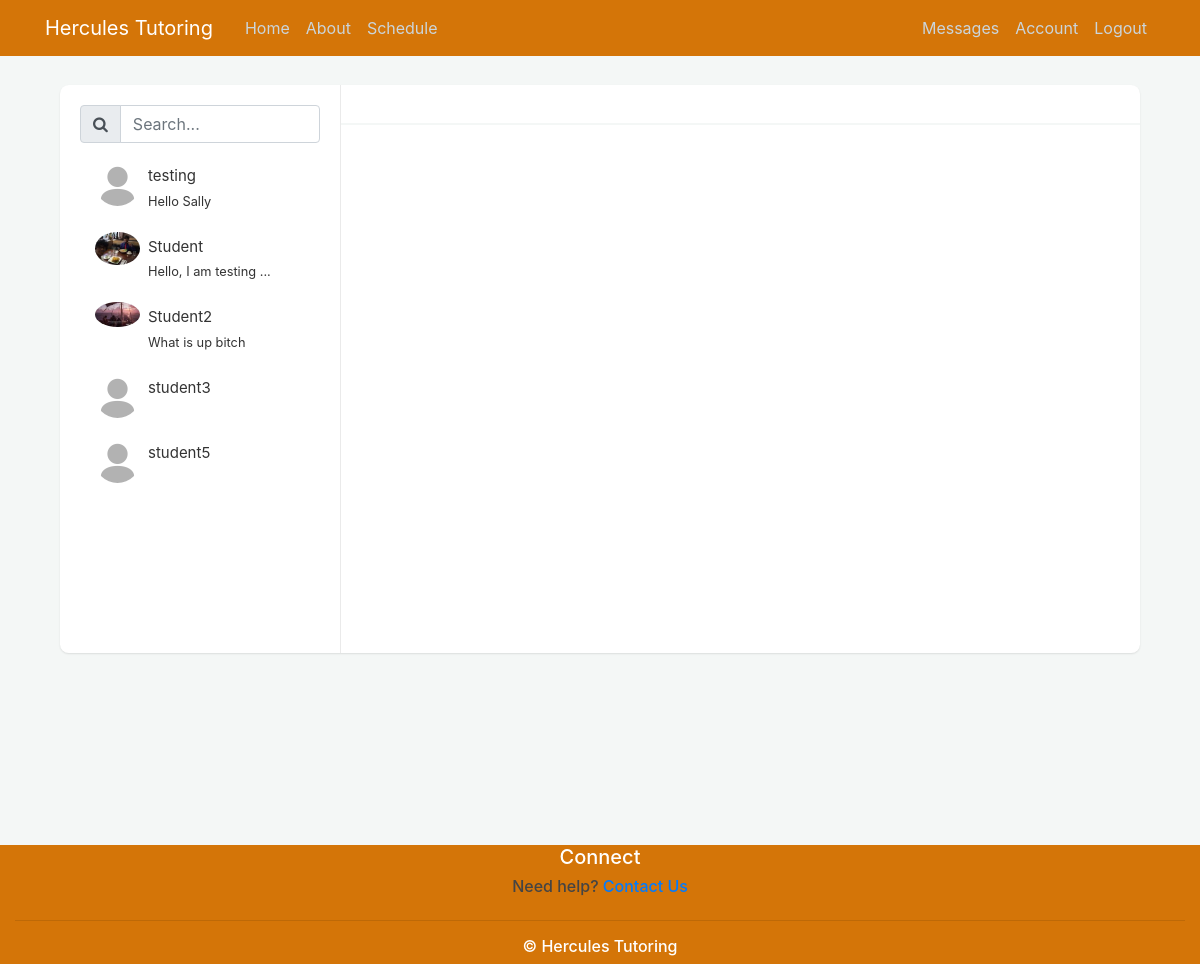
Page /message (signed in) on the committed database.
### GRETutoring/models.py (models this page shows, shortened)
class User(db.Model, UserMixin):
    id = db.Column(db.Integer, primary_key=True)
    username = db.Column(db.String(20), unique=True, nullable=False)
    email=db.Column(db.String(120), unique=True, nullable=False)
    role = db.Column(db.String(20), nullable=False, default = "Student") # Student, Tutor, Pending, and Admin
    image_file = db.Column(db.String(20), nullable=False, default='default.jpg') #nullable=False, since they have to have at least the default
    password = db.Column(db.String(60), nullable=False)
    about = db.Column(db.Text(), nullable=True, default = "Bio")
    credits = db.Column(db.Integer, default=0)
    skype_id = db.Column(db.String(120), nullable=True, default="")
    hangouts_id = db.Column(db.String(120), nullable=True, default="")
    paypal_info = db.Column(db.String(120), nullable=True, default="")
    time_zone = db.Column(db.String(120), nullable=True, default="UTC")
    student_classes = db.relationship('Event', backref='student', lazy=True, foreign_keys='Event.student_id')
    tutor_classes = db.relationship('Event', backref='tutor', lazy=True, foreign_keys='Event.tutor_id')
    tutor_free_slots = db.relationship('FreeSlot', backref='tutor', lazy=True)
    sent_messages = db.relationship('Message', backref='sender', lazy=True, foreign_keys='Message.sender_id')
    received_messages = db.relationship('Message', backref='recipient', lazy=True, foreign_keys='Message.recipient_id')
    reviews_about = db.relationship('Review', backref='tutor', lazy=True, foreign_keys='Review.tutor_id')
    reviews_written = db.relationship('Review', backref='student', lazy=True, foreign_keys='Review.student_id')

class Message(db.Model):
    id = db.Column(db.Integer, primary_key=True)
    message_text = db.Column(db.Text(), nullable=False)
    date_time = db.Column(db.DateTime, nullable=False)
    sender_id = db.Column(db.Integer, db.ForeignKey('user.id'), nullable=False)
    recipient_id = db.Column(db.Integer, db.ForeignKey('user.id'), nullable=False)

### GRETutoring/messaging/routes.py (the view)
@messaging.route('/message')
@login_required
def message():
    associated_classes = current_user.student_classes if current_user.role=="Student" else current_user.tutor_classes
    if current_user.role=="Student":
        associated_users = set([event.tutor_id for event in associated_classes])
    else:
        associated_users = set([event.student_id for event in associated_classes])
    associated_usernames = []
    associated_image_files = []
    user_dict = {}
    users_list = []
    for id in associated_users:
        associated_user = User.query.filter(User.id==id).first()
        user_dict["username"] = associated_user.username
        user_dict["image_file"] = url_for('static', filename="profile_pics/" + associated_user.image_file)
        user_dict["time_zone"] = associated_user.time_zone
        received_messages = Message.query.filter_by(sender_id=associated_user.id, recipient_id=current_user.id).all()
        received_messages += Message.query.filter_by(sender_id=current_user.id, recipient_id=associated_user.id).all()
        received_messages.sort(key=lambda x:x.date_time)
        user_dict["last_received_message"] = "" if not received_messages else received_messages[-1].message_text
        if len(user_dict["last_received_message"]) >= 20:
            user_dict["last_received_message"] = user_dict["last_received_message"][:20] + "..."
        users_list.append(user_dict)
        user_dict = {}
    return render_template("message.html", users = users_list, users_json=json.dumps(users_list))

### GRETutoring/models.py (called while the page is built)
@login_manager.user_loader
def load_user(id):
    return User.query.get(int(id))

### GRETutoring/templates/message.html (shortened to what this page needs)
{% extends 'layout.html' %}
{% block content %}
<body>
<link rel="stylesheet" type="text/css" href="{{ url_for('static', filename='message.css') }}">
<link href="https://maxcdn.bootstrapcdn.com/font-awesome/4.7.0/css/font-awesome.min.css" rel="stylesheet" />
<div class="container">
<div class="row clearfix">
    <div class="col-lg-12">
        <div class="card chat-app">
            <div id="plist" class="people-list">
                <div class="input-group">
                    <div class="input-group-prepend">
                        <span class="input-group-text"><i class="fa fa-search"></i></span>
                    </div>
                    <input type="text" class="form-control" placeholder="Search...">
                </div>
                <ul class="list-unstyled chat-list mt-2 mb-0">
                    {% for user in users %}
                        <li class="clearfix chat-recipients" id="{{ user.username }}" >
                            <img src="{{ user.image_file }}" alt="avatar">
                            <div class="about">
                                <div class="name mt-1">{{ user.username }}</div>
                                <small id="{{ user.username }}_last_received_message">{{ user.last_received_message }}</small>
                            </div>
                        </li>
                    {% endfor %}
                </ul>
            </div>
            <div class="chat">
                <div class="chat-header clearfix">
                    <div class="row">
                        <div class="col-lg-6">
                            <div class="chat-about">
                            </div>
                        </div>
                    </div>
                </div>
                <div class="chat-history" id="chat_history">
                    <ul class="m-b-0" id="messages">
                    </ul>
                </div>
            </div>
        </div>
    </div>
</div>
</div>
</body>
{% endblock content %}

### GRETutoring/static/main.css (style rules this page uses)
body { background: #fafafa; color: #333333; margin-top: 5rem; }

### GRETutoring/static/message.css (style rules this page uses)
body { background-color: #f4f7f6; margin-top:20px; }
.card { background: #fff; transition: .5s; border: 0; margin-bottom: 30px; border-radius: .55rem; position: relative; width: 100%; box-shadow: 0 1px 2px 0 rgb(0 0 0 / 10%); }
.chat-app .people-list { width: 280px; position: absolute; left: 0; top: 0; padding: 20px; z-index: 7 }
.chat-app .chat { margin-left: 280px; border-left: 1px solid #eaeaea }
.people-list { -moz-transition: .5s; -o-transition: .5s; -webkit-transition: .5s; transition: .5s }
.people-list .chat-list li { padding: 10px 15px; list-style: none; border-radius: 3px }
.people-list .chat-list li .name { font-size: 15px }
.people-list .chat-list img { width: 45px; border-radius: 50% }
.people-list img { float: left; border-radius: 50% }
.people-list .about { float: left; padding-left: 8px }
.chat .chat-header { padding: 15px 20px; border-bottom: 2px solid #f4f7f6 }
.chat .chat-header .chat-about { float: left; padding-left: 10px }
.chat .chat-history { height: 30rem; overflow: auto; padding: 20px; border-bottom: 2px solid #fff }
.chat .chat-history ul { padding: 0 }
body { padding-top: 65px; }
.clearfix:after { visibility: hidden; display: block; font-size: 0; content: " "; clear: both; height: 0 }
@media only screen and (min-device-width: 768px) and (max-device-width: 1024px) and (orientation: landscape) and (-webkit-min-device-pixel-ratio: 1) { .chat-app .chat-list { height: 480px; overflow-x: auto } }
@media only screen and (min-device-width: 768px) and (max-device-width: 1024px) and (orientation: landscape) and (-webkit-min-device-pixel-ratio: 1) { .chat-app .chat-history { height: calc(100vh - 350px); overflow-x: auto } }

### rows in the picture
User: username "testing"
Message: last_received_message "Hello Sally"
User: shows a picture, username "Student", last_received_message "Hello, I am testing ..."
User: username "Student2"
Message: last_received_message "What is up bitch"
User: username "student3"
User: username "student5"
